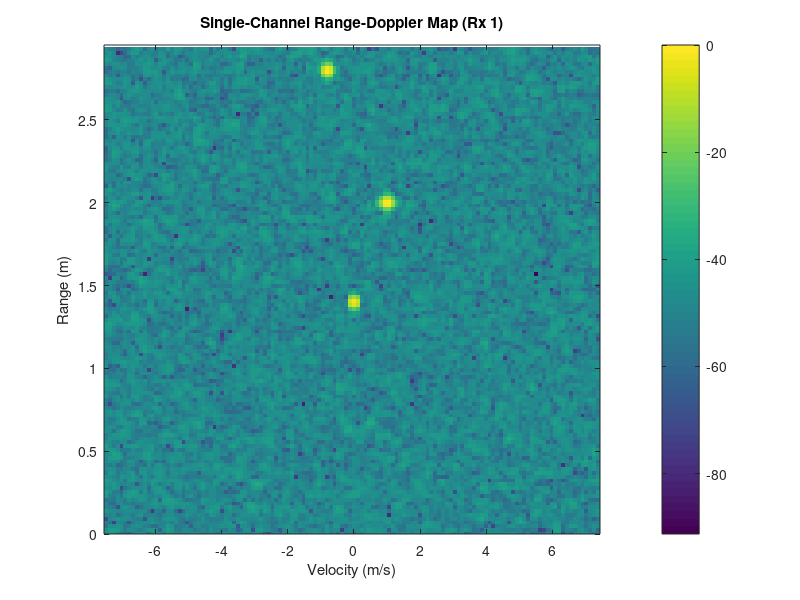
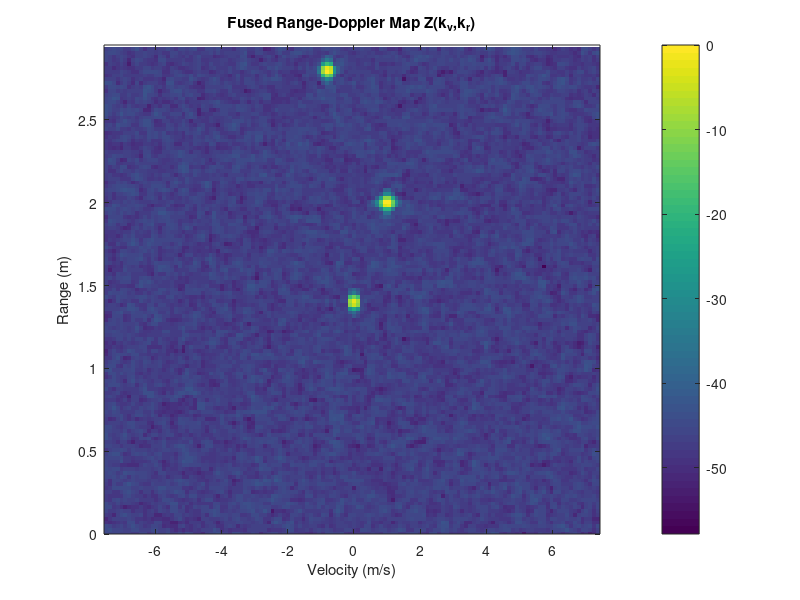

The MATLAB script that drew these images, in order: (Note: this script raises an error after producing the figures.)
clear; clc; close all;

%% =========================================================
%  FMCW Radar Simulation up to Fused 2D CFAR Detection
%
%  "An Improved Scheme for High-Resolution Point Cloud Map
%   Generation Based on FMCW Radar"
%
%  stages:
%   1) IF signal simulation per receiver channel
%   2) Range FFT
%   3) Doppler FFT
%   4) Fused Range Doppler Map RDM Z(kv,kr)
%   5) Improved 2D CFAR detection

%
%  No clustering
%  No AOA
%% =========================================================

%% =========================
% 1) Radar Parameters
% ==========================
c  = 3e8;                  % speed of light (m/s)
fc = 77e9;                 % carrier frequency (Hz)
lambda = c / fc;           % wavelength (m)

B  = 2.5e9;                % bandwidth (Hz)
S  = 50.018e12;            % chirp slope (Hz/s)
Tchirp = 130e-6;           % chirp repetition period (s)

N   = 256;                 % fast-time samples per chirp
M   = 128;                 % number of chirps
Nrx = 8;                   % simulated receiver channels

Ts = Tchirp / N;           % fast-time sampling interval
fs = 1 / Ts;               % fast-time sampling rate
d  = lambda / 2;           % antenna spacing

%% =========================
% 2) Ground-Truth Targets
% ==========================
R_targets         = [2.0, 2.8, 1.4];     % meters
v_targets         = [1.0, -0.8, 0.0];    % m/s
theta_targets_deg = [20, -15, 35];       % degrees
A_targets         = [1.0, 0.85, 0.65];   % amplitudes

SNR_dB = 10;
numTargets = numel(R_targets);

fprintf('\n=== Ground Truth Targets ===\n');
for k = 1:numTargets
    fprintf('Target %d: R = %.3f m, v = %.3f m/s, theta = %.3f deg, A = %.2f\n', ...
        k, R_targets(k), v_targets(k), theta_targets_deg(k), A_targets(k));
end
fprintf('\n');

%% =========================
% 3) Derived Metrics
% ==========================
range_resolution    = c / (2 * B);
Rmax                = c * fs / (4 * S);
velocity_resolution = lambda / (2 * M * Tchirp);
vmax                = lambda / (4 * Tchirp);

fprintf('=== Radar Metrics ===\n');
fprintf('Range resolution          = %.4f m\n', range_resolution);
fprintf('Max unambiguous range     = %.4f m\n', Rmax);
fprintf('Velocity resolution       = %.4f m/s\n', velocity_resolution);
fprintf('Max unambiguous velocity  = %.4f m/s\n\n', vmax);

%% =========================
% 4) Indices
% ==========================
n = (0:N-1).';             % fast-time index
m = 0:M-1;                 % slow-time index

%% =========================
% 5) Simulate IF Signal Cube xIF(n,m,rx)
% ==========================
x = zeros(N, M, Nrx);

for k = 1:numTargets
    Rk = R_targets(k);
    vk = v_targets(k);
    thetak = deg2rad(theta_targets_deg(k));
    Ak = A_targets(k);

    fr_k     = 2 * S * Rk / c;               % range frequency
    fd_k     = 2 * fc * vk / c;              % Doppler frequency
    fTheta_k = d * sin(thetak) / lambda;     % spatial frequency

    for rx = 1:Nrx
        phase_space = 2*pi*fTheta_k*(rx-1);

        sig_nm = Ak * exp(1j * ( ...
            2*pi*fr_k*n*Ts + ...
            2*pi*fd_k*m*Tchirp + ...
            phase_space ));

        x(:,:,rx) = x(:,:,rx) + sig_nm;
    end
end

%% =========================
% 6) Add Complex AWGN
% ==========================
signalPower = mean(abs(x(:)).^2);
noisePower  = signalPower / (10^(SNR_dB/10));
noise = sqrt(noisePower/2) * (randn(size(x)) + 1j*randn(size(x)));
x_noisy = x + noise;

%% =========================
% 7) Range FFT
% ==========================
wr = hann(N);
rangeFFT = zeros(N, M, Nrx);

for rx = 1:Nrx
    xw = x_noisy(:,:,rx) .* wr;
    rangeFFT(:,:,rx) = fft(xw, [], 1);
end

%% =========================
% 8) Doppler FFT
% ==========================
wd = hann(M).';
RD = zeros(N, M, Nrx);

for rx = 1:Nrx
    temp = rangeFFT(:,:,rx) .* wd;
    RD(:,:,rx) = fftshift(fft(temp, [], 2), 2);
end

%% =========================
% 9) Axes
% ==========================
f_range_axis = (0:N-1) * (fs / N);
R_axis = c * f_range_axis / (2 * S);

fd_axis = (-M/2:M/2-1) * (1 / (M * Tchirp));
v_axis  = (c * fd_axis) / (2 * fc);

Nr = floor(N/2);  % positive range bins only

%% =========================
% 10) Single-Channel RDM (for reference only)
% ==========================
RD_single = abs(RD(1:Nr,:,1)).^2;

figure;
imagesc(v_axis, R_axis(1:Nr), 10*log10(RD_single / max(RD_single(:)) + eps));
xlabel('Velocity (m/s)');
ylabel('Range (m)');
title('Single-Channel Range-Doppler Map (Rx 1)');
colorbar;
axis xy;
ylim([0, Rmax]);

%% =========================
% 11) Fused RDM Z(kv,kr)
% ==========================
Z = mean(abs(RD(1:Nr,:,:)).^2, 3);

figure;
imagesc(v_axis, R_axis(1:Nr), 10*log10(Z / max(Z(:)) + eps));
xlabel('Velocity (m/s)');
ylabel('Range (m)');
title('Fused Range-Doppler Map Z(k_v,k_r)');
colorbar;
axis xy;
ylim([0, Rmax]);

%% =========================
% 12) Improved 2D CFAR
% ==========================
window = [11, 11];   % odd-sized rectangular window [rows, cols]
Tscale = 3.3;        % threshold scale factor

[peakBins, detMask, Umap, Smap] = cfar_detection_paper(Z, Tscale, window);

fprintf('Raw CFAR detections = %d\n', size(peakBins,1));

%% =========================
% 13) Plot CFAR detections on fused RDM
% ==========================
figure;
imagesc(v_axis, R_axis(1:Nr), 10*log10(Z / max(Z(:)) + eps));
xlabel('Velocity (m/s)');
ylabel('Range (m)');
title('Fused RDM with Improved 2D CFAR Detections');
colorbar;
axis xy;
ylim([0, Rmax]);
hold on;
plot(v_axis(peakBins(:,2)), R_axis(peakBins(:,1)), 'ro', ...
    'MarkerSize', 6, 'LineWidth', 1.2);
hold off;

%% =========================
% 14) Display detections
% ==========================
fprintf('\n=== Paper-style CFAR detections ===\n');
for k = 1:size(peakBins,1)
    rbin = peakBins(k,1);
    dbin = peakBins(k,2);
    fprintf('%2d: R = %.3f m, v = %.3f m/s, power = %.6f\n', ...
        k, R_axis(rbin), v_axis(dbin), Z(rbin, dbin));
end
fprintf('\n');
